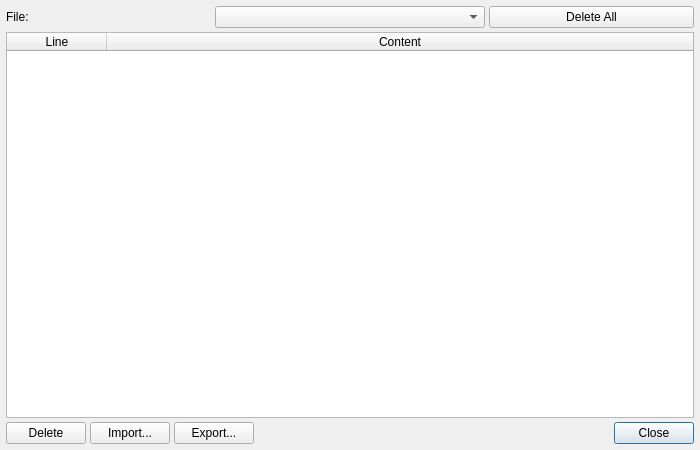
<?xml version="1.0" encoding="UTF-8"?>
<ui version="4.0">
 <class>ManageBookmark</class>
 <widget class="QDialog" name="ManageBookmark">
  <property name="geometry">
   <rect>
    <x>0</x>
    <y>0</y>
    <width>700</width>
    <height>450</height>
   </rect>
  </property>
  <property name="windowTitle">
   <string>Manage Bookmarks</string>
  </property>
  <layout class="QVBoxLayout" name="verticalLayout">
   <property name="spacing">
    <number>4</number>
   </property>
   <property name="leftMargin">
    <number>6</number>
   </property>
   <property name="topMargin">
    <number>6</number>
   </property>
   <property name="rightMargin">
    <number>6</number>
   </property>
   <property name="bottomMargin">
    <number>6</number>
   </property>
   <item>
    <layout class="QHBoxLayout" name="fileLayout">
     <property name="spacing">
      <number>4</number>
     </property>
     <item>
      <widget class="QLabel" name="fileLabel">
       <property name="text">
        <string>File:</string>
       </property>
      </widget>
     </item>
     <item>
      <widget class="QComboBox" name="fileCombo">
       <property name="minimumContentsLength">
        <number>30</number>
       </property>
      </widget>
     </item>
     <item>
      <widget class="QPushButton" name="deleteAllBtn">
       <property name="text">
        <string>Delete All</string>
       </property>
      </widget>
     </item>
    </layout>
   </item>
   <item>
    <widget class="QTableWidget" name="bookmarkTable">
     <property name="alternatingRowColors">
      <bool>true</bool>
     </property>
     <property name="selectionMode">
      <enum>QAbstractItemView::SingleSelection</enum>
     </property>
     <property name="selectionBehavior">
      <enum>QAbstractItemView::SelectRows</enum>
     </property>
     <property name="editTriggers">
      <set>QAbstractItemView::NoEditTriggers</set>
     </property>
     <attribute name="horizontalHeaderStretchLastSection">
      <bool>true</bool>
     </attribute>
     <column>
      <property name="text">
       <string>Line</string>
      </property>
     </column>
     <column>
      <property name="text">
       <string>Content</string>
      </property>
     </column>
    </widget>
   </item>
   <item>
    <layout class="QHBoxLayout" name="buttonLayout">
     <property name="spacing">
      <number>4</number>
     </property>
     <item>
      <widget class="QPushButton" name="deleteBtn">
       <property name="text">
        <string>Delete</string>
       </property>
      </widget>
     </item>
     <item>
      <widget class="QPushButton" name="importBtn">
       <property name="text">
        <string>Import...</string>
       </property>
      </widget>
     </item>
     <item>
      <widget class="QPushButton" name="exportBtn">
       <property name="text">
        <string>Export...</string>
       </property>
      </widget>
     </item>
     <item>
      <spacer name="buttonSpacer">
       <property name="orientation">
        <enum>Qt::Horizontal</enum>
       </property>
       <property name="sizeHint" stdset="0">
        <size>
         <width>40</width>
         <height>20</height>
        </size>
       </property>
      </spacer>
     </item>
     <item>
      <widget class="QPushButton" name="closeBtn">
       <property name="text">
        <string>Close</string>
       </property>
       <property name="default">
        <bool>true</bool>
       </property>
      </widget>
     </item>
    </layout>
   </item>
  </layout>
 </widget>
 <resources/>
 <connections/>
</ui>
